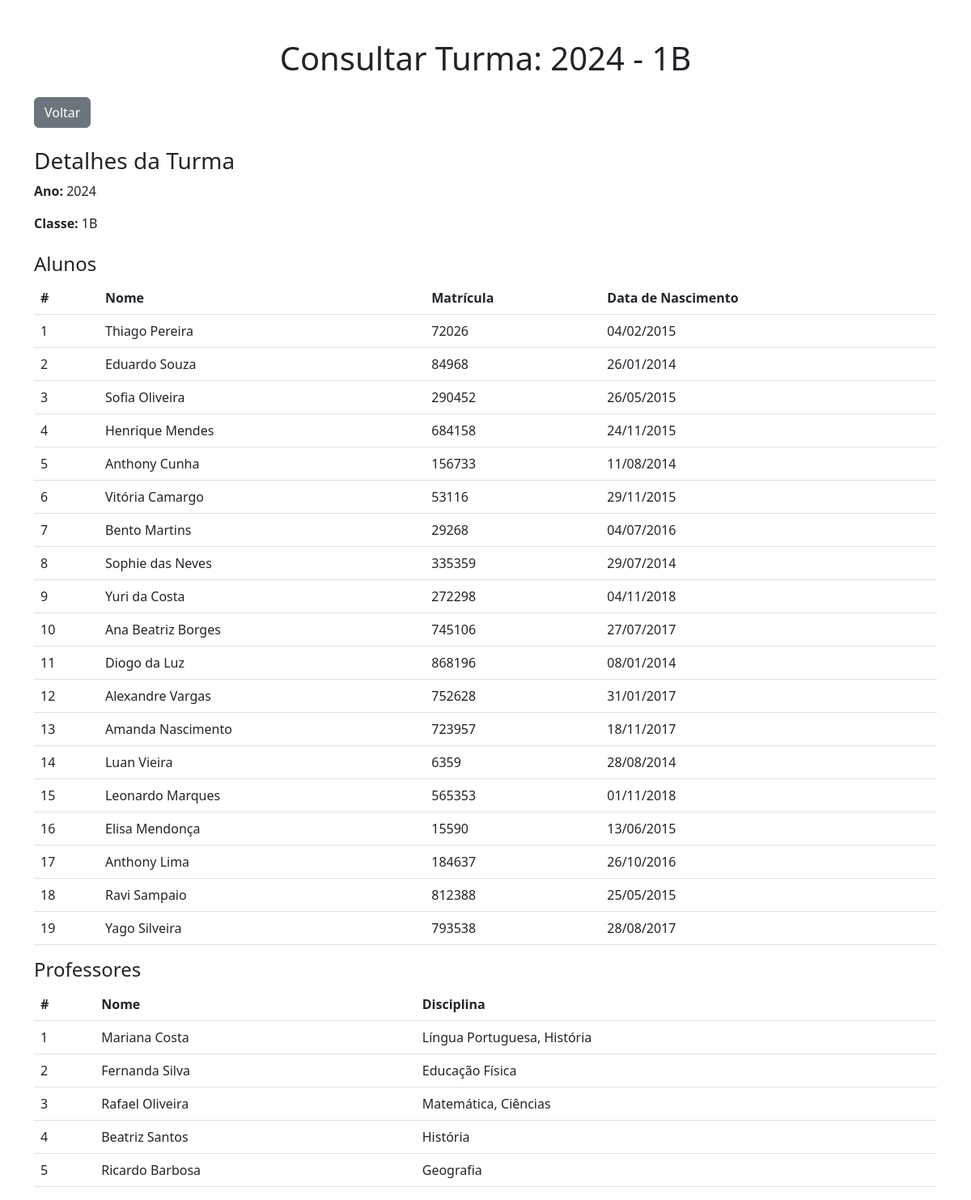
The page /consultar_turma/2/ on the database as committed earlier.
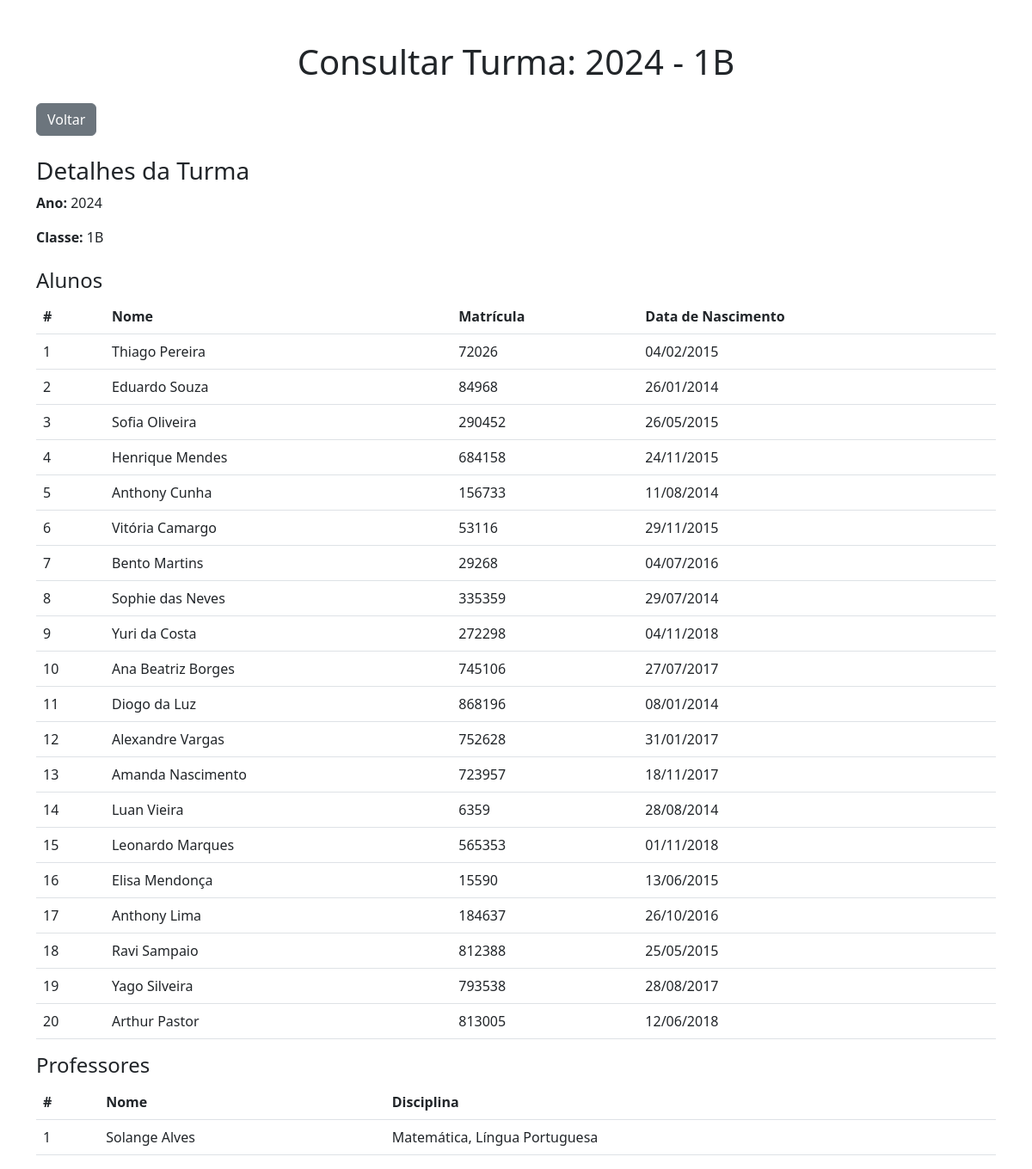
The same page on the database as committed later.
### core/models.py (models this page shows, shortened)
class Aluno(models.Model):
    nome = models.CharField(max_length=100)
    rm = models.CharField(max_length=20, unique=True)  # Registro de matrícula único
    ra_rg = models.CharField(max_length=20, blank=True, null=True)  # RA ou RG (opcional)
    data_nascimento = models.DateField()  # Data de nascimento do aluno
    status = models.CharField(
        max_length=11,
        choices=[('ativo', 'Ativo'), ('transferido', 'Transferido'), ('suplente', 'Suplente')],
        default='ativo'
    )
    email_responsavel = models.EmailField(max_length=100, blank=True, null=True)
    telefone_responsavel = models.CharField(max_length=15, blank=True, null=True)

class Professor(models.Model):
    user = models.OneToOneField(User, on_delete=models.CASCADE, related_name='professor_profile')  # Conexão com o User do Django
    nome = models.CharField(max_length=255)  # Nome completo do professor
    email = models.EmailField(max_length=100, blank=True, null=True)
    telefone = models.CharField(max_length=15, blank=True, null=True)
    disciplinas = models.ManyToManyField(Disciplina, related_name='professores')

class Disciplina(models.Model):
    nome = models.CharField(max_length=100)  # Nome da disciplina

### core/views.py (the view)
# urls.py: path('consultar_turma/<int:turma_id>/', views.consultar_turma, name='consultar_turma'),
def consultar_turma(request, turma_id):
    turma = Turma.objects.get(id=turma_id)
    return render(request, 'core/consultar_turma.html', {'turma': turma})

### core/templates/core/consultar_turma.html (shortened to what this page needs)
{% load static %}
<!DOCTYPE html>
<html lang="pt-BR">
<head>
    <link href="https://cdn.jsdelivr.net/npm/bootstrap@5.3.0/dist/css/bootstrap.min.css" rel="stylesheet">
</head>
<body>
    <div class="container mt-5">
        <h1 class="text-center mb-4">Consultar Turma: {{ turma.ano }} - {{ turma.classe }}</h1>
        <div class="d-flex justify-content-between mb-4">
            <a href="{% url 'gerenciar_turmas' %}" class="btn btn-secondary">Voltar</a>
        </div>
        <div class="mb-4">
            <h3>Detalhes da Turma</h3>
            <p><strong>Ano:</strong> {{ turma.ano }}</p>
            <p><strong>Classe:</strong> {{ turma.classe }}</p>
        </div>
        <div class="mb-3">
            <h4>Alunos</h4>
            <table class="table">
                <thead>
                    <tr>
                        <th>#</th>
                        <th>Nome</th>
                        <th>Matrícula</th>
                        <th>Data de Nascimento</th>
                    </tr>
                </thead>
                <tbody>
                    {% for aluno in turma.alunos.all %}
                        <tr>
                            <td>{{ forloop.counter }}</td>
                            <td>{{ aluno.nome }}</td>
                            <td>{{ aluno.rm }}</td>
                            <td>{{ aluno.data_nascimento|date:"d/m/Y" }}</td>
                        </tr>
                    {% empty %}
                        <tr>
                            <td colspan="4">Nenhum aluno cadastrado na turma</td>
                        </tr>
                    {% endfor %}
                </tbody>
            </table>
        </div>
        <div class="mb-3">
            <h4>Professores</h4>
            <table class="table">
                <thead>
                    <tr>
                        <th>#</th>
                        <th>Nome</th>
                        <th>Disciplina</th>
                    </tr>
                </thead>
                <tbody>
                    {% for professor in turma.professores.all %}
                        <tr>
                            <td>{{ forloop.counter }}</td>
                            <td>{{ professor.nome }}</td>
                            <td>
                                {% for disciplina in professor.disciplinas.all %}
                                    {{ disciplina.nome }}{% if not forloop.last %}, {% endif %}
                                {% endfor %}
                            </td>
                        </tr>
                    {% empty %}
                        <tr>
                            <td colspan="3">Nenhum professor cadastrado nesta turma</td>
                        </tr>
                    {% endfor %}
                </tbody>
            </table>
        </div>
    </div>
</body>
</html>

Rows that differ between the two databases and show on the page:
removed Professor: nome "Mariana Costa", Disciplina (nome "Língua Portuguesa")
no longer on this page (row unchanged): Disciplina: nome "História"
removed Professor: nome "Fernanda Silva"
no longer on this page (row unchanged): Disciplina: nome "Educação Física", shown under "Fernanda Silva"
removed Professor: nome "Rafael Oliveira", Disciplina (nome "Matemática")
no longer on this page (row unchanged): Disciplina: nome "Ciências", shown under "Rafael Oliveira"
removed Professor: nome "Beatriz Santos"
removed Professor: nome "Ricardo Barbosa"
no longer on this page (row unchanged): Disciplina: nome "Geografia", shown under "Ricardo Barbosa"
now on this page (row unchanged): Aluno: nome "Arthur Pastor", rm "813005", data_nascimento "12/06/2018"
now on this page (row edited): Professor: nome "Solange Alves", Disciplina (nome "Matemática"), Disciplina (nome "Língua Portuguesa")
